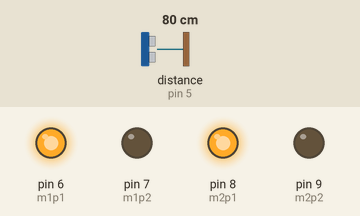
Bench run of a sketch on a simulated Arduino Uno, built with avr-gcc and run on an emulated ATmega328P. On the bench: output pins drawn as LEDs (lit = HIGH). Wiring (inferred from the names in the program): ultrasonic range finder: trigger pin 3; echo pin 5. The test bench sets the inputs (shaded band); at power-on: distance to the obstacle (sensor on pin 5) 80 cm. The echo pulse lasts 58.3 µs per cm; pins used as bus, display or sensor lines are not drawn; what the sketch prints to the serial monitor is not drawn.

Above: at 1.2 s.
1.3 s: distance to the obstacle (sensor on pin 5) set to 36 cm
2.8 s: distance to the obstacle (sensor on pin 5) set to 30 cm
At 3.4 s:
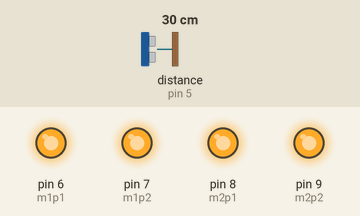
4.3 s: distance to the obstacle (sensor on pin 5) set to 35 cm
At 4.6 s:
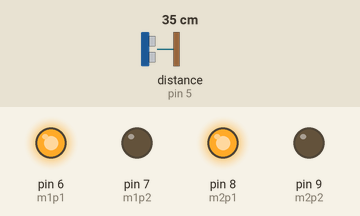
5.8 s: distance to the obstacle (sensor on pin 5) set to 2 cm
At 6.8 s:
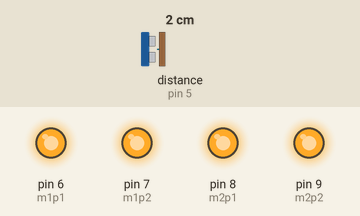
7.3 s: distance to the obstacle (sensor on pin 5) set to 60 cm
At 8.0 s:
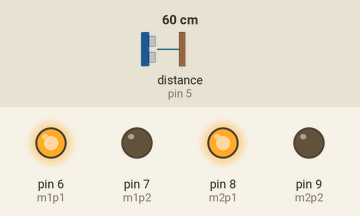
8.8 s: distance to the obstacle (sensor on pin 5) set to 4 cm
At 9.2 s:
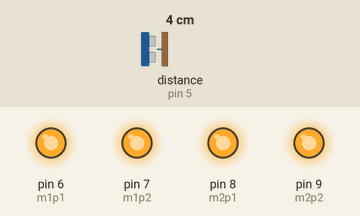
Timing chart, 0 to 11.3 s (numbered marks = the images above; inputs shaded):
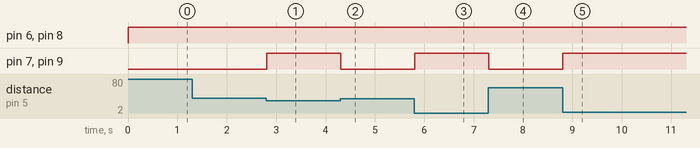

The sketch:

obstacle.ino
```cpp
const int trigPin = 3;
const int echoPin = 5;
const int m1p1 = 6;
const int m1p2 = 7;
const int m2p1 = 8;
const int m2p2 = 9;
long duration;
int distance;

void setup() {
  Serial.begin(9600);
  pinMode(trigPin, OUTPUT);
  pinMode(echoPin, INPUT);
  pinMode(m1p1,OUTPUT);
  pinMode(m1p2,OUTPUT);
  pinMode(m2p1,OUTPUT);
  pinMode(m2p2,OUTPUT);
}

void loop() {
  digitalWrite(m1p1,HIGH);
  digitalWrite(m2p1,HIGH);

  digitalWrite(trigPin, LOW);
  delayMicroseconds(2);
  digitalWrite(trigPin, HIGH);
  delayMicroseconds(10);
  digitalWrite(trigPin, LOW);
  duration = pulseIn(echoPin, HIGH);
  distance = duration * 0.034 / 2;
  Serial.println(distance);

  if(distance>30){
  digitalWrite(m1p1,HIGH);
  digitalWrite(m2p1,HIGH);
  digitalWrite(m1p2,LOW);
  digitalWrite(m2p2,LOW);
  }

  else{
  digitalWrite(m1p1,LOW);
  digitalWrite(m2p1,LOW);
  digitalWrite(m1p2,HIGH);
  digitalWrite(m2p2,HIGH);
  }
}
```

Measured:
- the behaviour switches between 32 and 31 cm on distance to the obstacle (sensor on pin 5) (found by bisection; images 0 and 1)
- after the input at 2.8 s, pin 7 (m1p2), pin 9 (m2p2): LOW → HIGH at once
- after the input at 4.3 s, pin 7 (m1p2), pin 9 (m2p2): HIGH → LOW at once
- after the input at 5.8 s, pin 7 (m1p2), pin 9 (m2p2): LOW → HIGH at once
- after the input at 7.3 s, pin 7 (m1p2), pin 9 (m2p2): HIGH → LOW at once
- after the input at 8.8 s, pin 7 (m1p2), pin 9 (m2p2): LOW → HIGH at once
